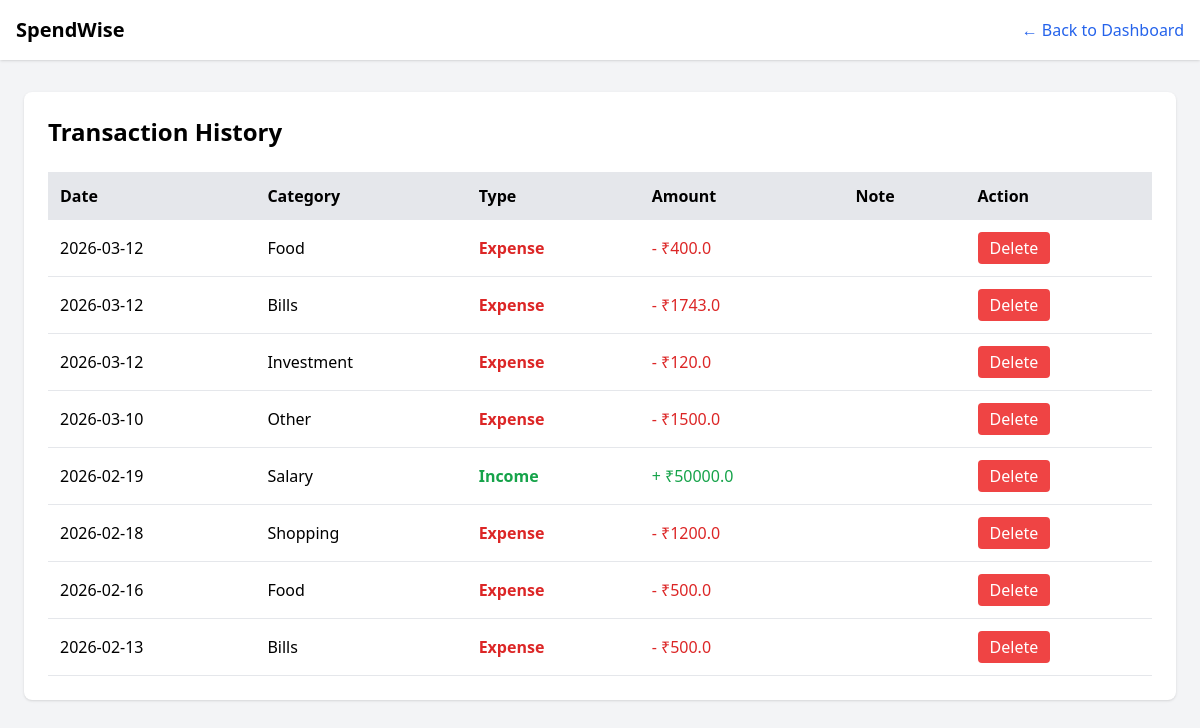
The app's page /history (signed in) with its own data.
### tables this page shows
CREATE TABLE transactions (
        id INTEGER PRIMARY KEY AUTOINCREMENT,
        user_id INTEGER NOT NULL,
        type TEXT CHECK(type IN ('income','expense')) NOT NULL,
        amount REAL NOT NULL,
        category TEXT NOT NULL,
        note TEXT,
        date TEXT NOT NULL,
        created_at TEXT DEFAULT CURRENT_TIMESTAMP, currency TEXT DEFAULT 'INR', amount_in_base REAL DEFAULT 0,
        FOREIGN KEY(user_id) REFERENCES users(id) ON DELETE CASCADE
    );

### app.py (the view)
@app.route("/history")
def all_transactions():
    if "user_id" not in session:
        return redirect(url_for("login"))
    conn = get_db()
    cur = conn.cursor()
    cur.execute("""
        SELECT * FROM transactions
        WHERE user_id=?
        ORDER BY date DESC
    """, (session["user_id"],))
    rows = cur.fetchall()
    transactions = [dict(row) for row in rows]
    conn.close()
    return render_template("history.html", transactions=transactions)

### app.py (called while the page is built)
def get_db():
    conn = sqlite3.connect(DB_NAME)
    conn.row_factory = sqlite3.Row
    conn.execute("PRAGMA foreign_keys = ON")
    return conn

### templates/history.html (shortened to what this page needs)
<!DOCTYPE html>
<html lang="en">
<head>
    <script src="https://cdn.tailwindcss.com"></script>
</head>
<body class="bg-gray-100">
<nav class="bg-white shadow p-4 flex justify-between items-center">
    <h1 class="text-xl font-bold">SpendWise</h1>
    <a href="/" class="text-blue-600 hover:underline">← Back to Dashboard</a>
</nav>
<div class="max-w-6xl mx-auto mt-8 bg-white shadow rounded-lg p-6">
    <h2 class="text-2xl font-semibold mb-6">Transaction History</h2>
    {% if transactions %}
    <div class="overflow-x-auto">
        <table class="w-full border-collapse">
            <thead>
                <tr class="bg-gray-200 text-left">
                    <th class="p-3">Date</th>
                    <th class="p-3">Category</th>
                    <th class="p-3">Type</th>
                    <th class="p-3">Amount</th>
                    <th class="p-3">Note</th>
                    <th class="p-3">Action</th>
                </tr>
            </thead>
            <tbody>
                {% for tx in transactions %}
                <tr class="border-b hover:bg-gray-50">
                    <td class="p-3">{{ tx.date }}</td>
                    <td class="p-3 font-medium">{{ tx.category }}</td>
                    <td class="p-3">
                        {% if tx.type == 'income' %}
                            <span class="text-green-600 font-semibold">Income</span>
                        {% else %}
                            <span class="text-red-600 font-semibold">Expense</span>
                        {% endif %}
                    </td>
                    <td class="p-3">
                        {% if tx.type == 'income' %}
                            <span class="text-green-600">+ ₹{{ tx.amount }}</span>
                        {% else %}
                            <span class="text-red-600">- ₹{{ tx.amount }}</span>
                        {% endif %}
                    </td>
                    <td class="p-3">{{ tx.note }}</td>
                    <td class="p-3">
                        <button
                            onclick="deleteTransaction(['id'])"
                            class="bg-red-500 text-white px-3 py-1 rounded hover:bg-red-600">
                            Delete
                        </button>
                    </td>
                </tr>
                {% endfor %}
            </tbody>
        </table>
    </div>
    {% else %}
        <p class="text-gray-500">No transactions yet.</p>
    {% endif %}
</div>
</body>
</html>

### records on screen
transactions: date "2026-03-12", category "Food", type "Expense", amount "400.0"
transactions: date "2026-03-12", category "Bills", type "Expense", amount "1743.0"
transactions: date "2026-03-12", category "Investment", type "Expense", amount "120.0"
transactions: date "2026-03-10", category "Other", type "Expense", amount "1500.0"
transactions: date "2026-02-19", category "Salary", type "Income", amount "50000.0"
transactions: date "2026-02-18", category "Shopping", type "Expense", amount "1200.0"
transactions: date "2026-02-16", category "Food", type "Expense", amount "500.0"
transactions: date "2026-02-13", category "Bills", type "Expense", amount "500.0"
